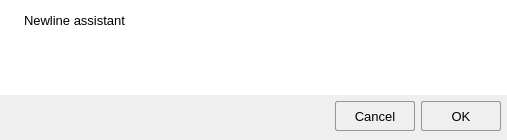
<?xml version="1.0" encoding="UTF-8"?>
<ui version="4.0">
 <class>HintDialog</class>
 <widget class="QDialog" name="HintDialog">
  <property name="geometry">
   <rect>
    <x>0</x>
    <y>0</y>
    <width>507</width>
    <height>140</height>
   </rect>
  </property>
  <property name="minimumSize">
   <size>
    <width>0</width>
    <height>140</height>
   </size>
  </property>
  <property name="maximumSize">
   <size>
    <width>16777215</width>
    <height>16777215</height>
   </size>
  </property>
  <property name="font">
   <font>
    <family>Microsoft YaHei UI</family>
    <pointsize>10</pointsize>
    <weight>50</weight>
    <bold>false</bold>
   </font>
  </property>
  <property name="windowTitle">
   <string>Prompt</string>
  </property>
  <property name="windowIcon">
   <iconset>
    <normalon>:/Resource/images/logo.png</normalon>
   </iconset>
  </property>
  <property name="styleSheet">
   <string notr="true">background-color: rgb(255, 255, 255);</string>
  </property>
  <layout class="QGridLayout" name="gridLayout_6">
   <property name="leftMargin">
    <number>0</number>
   </property>
   <property name="topMargin">
    <number>0</number>
   </property>
   <property name="rightMargin">
    <number>0</number>
   </property>
   <property name="bottomMargin">
    <number>0</number>
   </property>
   <property name="spacing">
    <number>0</number>
   </property>
   <item row="0" column="0">
    <widget class="QWidget" name="titleWidget" native="true">
     <property name="minimumSize">
      <size>
       <width>0</width>
       <height>35</height>
      </size>
     </property>
     <property name="maximumSize">
      <size>
       <width>16777215</width>
       <height>40</height>
      </size>
     </property>
     <layout class="QGridLayout" name="gridLayout_4">
      <property name="leftMargin">
       <number>3</number>
      </property>
      <property name="topMargin">
       <number>0</number>
      </property>
      <property name="rightMargin">
       <number>3</number>
      </property>
      <property name="bottomMargin">
       <number>0</number>
      </property>
      <property name="verticalSpacing">
       <number>0</number>
      </property>
      <item row="0" column="0">
       <widget class="QLabel" name="label">
        <property name="minimumSize">
         <size>
          <width>15</width>
          <height>15</height>
         </size>
        </property>
        <property name="maximumSize">
         <size>
          <width>15</width>
          <height>15</height>
         </size>
        </property>
        <property name="styleSheet">
         <string notr="true">image: url(:/Resource/images/logo.png);</string>
        </property>
        <property name="text">
         <string/>
        </property>
       </widget>
      </item>
      <item row="0" column="1">
       <widget class="QLabel" name="titleLabel">
        <property name="text">
         <string>Newline assistant</string>
        </property>
       </widget>
      </item>
      <item row="0" column="2">
       <spacer name="horizontalSpacer_2">
        <property name="orientation">
         <enum>Qt::Horizontal</enum>
        </property>
        <property name="sizeHint" stdset="0">
         <size>
          <width>302</width>
          <height>20</height>
         </size>
        </property>
       </spacer>
      </item>
      <item row="0" column="3">
       <widget class="QPushButton" name="closeButton">
        <property name="minimumSize">
         <size>
          <width>30</width>
          <height>30</height>
         </size>
        </property>
        <property name="maximumSize">
         <size>
          <width>35</width>
          <height>35</height>
         </size>
        </property>
        <property name="focusPolicy">
         <enum>Qt::NoFocus</enum>
        </property>
        <property name="styleSheet">
         <string notr="true">.PushButton{
  border:1px solid white;
}
.QPushButton:hover{ 
	background:rgb(255,0,0);
}

.QPushButton:pressed{ 
	background:rgb(200,0,0);
}
</string>
        </property>
        <property name="text">
         <string/>
        </property>
        <property name="flat">
         <bool>true</bool>
        </property>
       </widget>
      </item>
     </layout>
    </widget>
   </item>
   <item row="1" column="0">
    <layout class="QGridLayout" name="gridLayout_5">
     <property name="verticalSpacing">
      <number>0</number>
     </property>
     <item row="0" column="0">
      <layout class="QGridLayout" name="gridLayout_2">
       <property name="leftMargin">
        <number>12</number>
       </property>
       <property name="bottomMargin">
        <number>12</number>
       </property>
       <property name="horizontalSpacing">
        <number>6</number>
       </property>
       <item row="0" column="0">
        <widget class="QLabel" name="iconLabel">
         <property name="minimumSize">
          <size>
           <width>50</width>
           <height>40</height>
          </size>
         </property>
         <property name="maximumSize">
          <size>
           <width>50</width>
           <height>50</height>
          </size>
         </property>
         <property name="styleSheet">
          <string notr="true">border-image: url(:/Resource/images/warning.png);</string>
         </property>
         <property name="text">
          <string/>
         </property>
        </widget>
       </item>
       <item row="0" column="1">
        <widget class="QLabel" name="textLabel">
         <property name="minimumSize">
          <size>
           <width>0</width>
           <height>0</height>
          </size>
         </property>
         <property name="font">
          <font>
           <pointsize>9</pointsize>
           <underline>false</underline>
          </font>
         </property>
         <property name="text">
          <string/>
         </property>
         <property name="alignment">
          <set>Qt::AlignLeading|Qt::AlignLeft|Qt::AlignVCenter</set>
         </property>
        </widget>
       </item>
      </layout>
     </item>
    </layout>
   </item>
   <item row="2" column="0">
    <widget class="QWidget" name="widget" native="true">
     <property name="minimumSize">
      <size>
       <width>40</width>
       <height>40</height>
      </size>
     </property>
     <property name="maximumSize">
      <size>
       <width>16777215</width>
       <height>45</height>
      </size>
     </property>
     <property name="styleSheet">
      <string notr="true">background-color: rgb(239, 239, 239);</string>
     </property>
     <layout class="QGridLayout" name="gridLayout">
      <property name="topMargin">
       <number>6</number>
      </property>
      <property name="rightMargin">
       <number>6</number>
      </property>
      <property name="bottomMargin">
       <number>9</number>
      </property>
      <item row="0" column="2">
       <widget class="QPushButton" name="okButton">
        <property name="minimumSize">
         <size>
          <width>80</width>
          <height>30</height>
         </size>
        </property>
        <property name="styleSheet">
         <string notr="true">QPushButton{
    border-style:solid;
    border-width:1px 1px 1px 1px;
    border-color:#969696;
    border-radius:2px;
}
QPushButton:hover{
    border-style:solid;
    border-width:1px 1px 1px 1px;
    border-color:#0078d6;
    border-radius:2px;
}

QPushButton:pressed{
    border-style:solid;
    border-width:2px 2px 2px 2px;
    border-color:#0078d6;
    border-radius:2px;
}</string>
        </property>
        <property name="text">
         <string>OK</string>
        </property>
       </widget>
      </item>
      <item row="0" column="0">
       <spacer name="horizontalSpacer">
        <property name="orientation">
         <enum>Qt::Horizontal</enum>
        </property>
        <property name="sizeHint" stdset="0">
         <size>
          <width>40</width>
          <height>20</height>
         </size>
        </property>
       </spacer>
      </item>
      <item row="0" column="1">
       <widget class="QPushButton" name="cancelButton">
        <property name="minimumSize">
         <size>
          <width>80</width>
          <height>30</height>
         </size>
        </property>
        <property name="styleSheet">
         <string notr="true">QPushButton{
    border-style:solid;
    border-width:1px 1px 1px 1px;
    border-color:#969696;
    border-radius:2px;
}
QPushButton:hover{
    border-style:solid;
    border-width:1px 1px 1px 1px;
    border-color:#0078d6;
    border-radius:2px;
}

QPushButton:pressed{
    border-style:solid;
    border-width:2px 2px 2px 2px;
    border-color:#0078d6;
    border-radius:2px;
}</string>
        </property>
        <property name="text">
         <string>Cancel</string>
        </property>
       </widget>
      </item>
     </layout>
    </widget>
   </item>
  </layout>
 </widget>
 <resources/>
 <connections/>
</ui>
